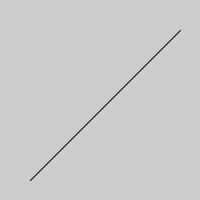
Frame 1 (no input)
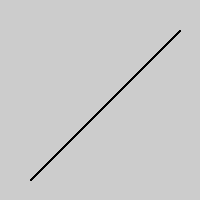
Frame 60 (the mouse pressed at the canvas centre just before this capture)
Frame 120 (the mouse held since frame 60 and released just before this capture): identical to frame 60, image omitted

The Processing sketch that drew these frames (run headless with seeded random() and noise(); from frame 60 on, the mouse is pressed at the canvas centre):

// Processing sketch: vertex_line
// ── vertex_line.pde
void setup(){
  size(200, 200);
}

void draw(){
  beginShape();
  vertex(30, 180);
  vertex(180, 30);
  endShape();
}
